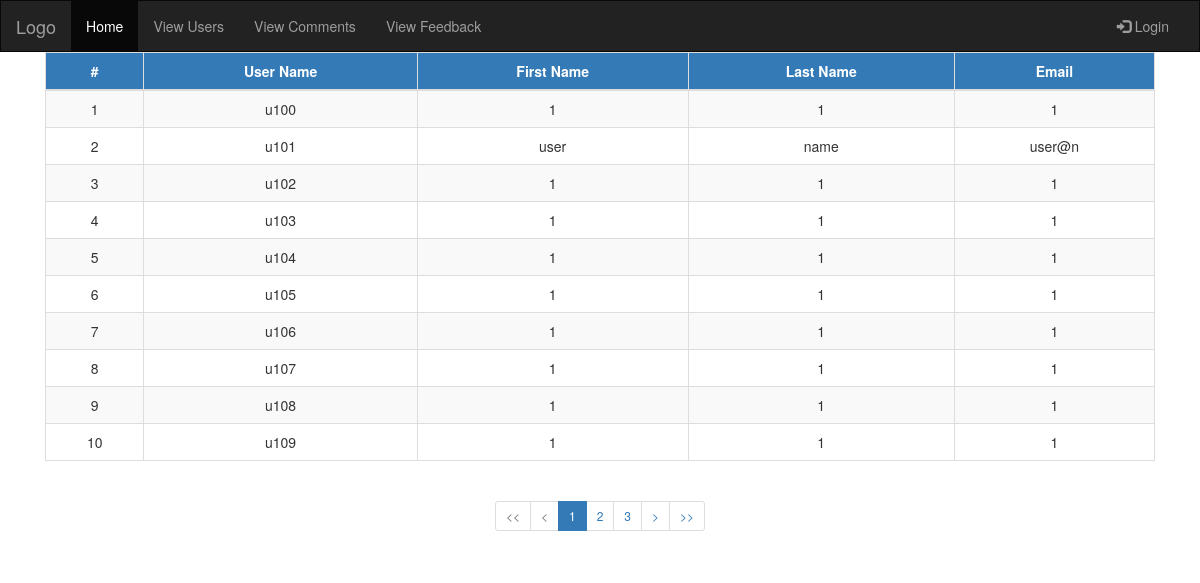
Screenshot of /admin/viewusers.php with the database file from the repository.
### tables this page shows
CREATE TABLE `users` (
  `username` varchar(15) NOT NULL,
  `uFname` varchar(15) NOT NULL,
  `uLname` varchar(15) NOT NULL,
  `uEmail` varchar(20) NOT NULL,
  `uContact` int(13) NOT NULL,
  `uPwd` varchar(16) NOT NULL
);

### admin/viewusers.php (the view, shortened to what this page needs)
<?php
 include_once '../include/sqlConnect.php';
?>
<!DOCTYPE html>
<html lang="en">
<head>
  <link rel="stylesheet" href="https://maxcdn.bootstrapcdn.com/bootstrap/3.3.7/css/bootstrap.min.css">
</head>
<body>
 <div class="my-nav"></div>
<div class="container-fluid text-center body-cont center">
                <table class="table table-bordered table-striped text-center">
                        <thead>
                            <tr>
                                <th  class = "text-center btn-primary">#</th>
                                <th class = "text-center btn-primary">User Name</th>
                                <th class = "text-center btn-primary">First Name</th>
                                <th class = "text-center btn-primary">Last Name</th>
                                <th class = "text-center btn-primary">Email</th>
                            </tr>
                        </thead>
                        <tbody>
				<?php
				$limit = 10;
				$adjacents = 2;
				$sql = "SELECT COUNT(*) 'total_rows' FROM `users`";
				$res = mysqli_fetch_object(mysqli_query($db, $sql));
				$total_rows = $res->total_rows;
				$total_pages = ceil($total_rows / $limit);
				if(isset($_GET['page']) && $_GET['page'] != "") {
					$page = $_GET['page'];
					$offset = $limit * ($page-1);
				} else {
					$page = 1;
					$offset = 0;
				}
				$query  = "select * from `users` limit $offset, $limit";
				$result = mysqli_query($db, $query);
				if(mysqli_num_rows($result) > 0) {
					while($row = mysqli_fetch_assoc($result)) {
                        echo "<tr>
                        <td>".($offset+1)."</td>
                        <td>".$row['username']."</td>
                        <td>".$row['uFname']."</td>
                        <td>".$row['uLname']."</td>
                        <td>".$row['uEmail']."</td>
                        </tr>";
                        $offset++;
					}
				}
				if($total_pages <= (1+($adjacents * 2))) {
					$start = 1;
					$end   = $total_pages;
				}
				?>
				 </tbody>
            </table>
				<?php if($total_pages > 1) { ?>
					<ul class="pagination pagination-sm justify-content-center">
						<li class='page-item <?php ($page <= 1 ? print 'disabled' : '')?>'>
							<a class='page-link' href='?page=1'>&lt;&lt;</a>
						</li>
						<li class='page-item <?php ($page <= 1 ? print 'disabled' : '')?>'>
							<a class='page-link' href='?page=<?php ($page>1 ? print($page-1) : print 1)?>'>&lt;</a>
						</li>
						<?php for($i=$start; $i<=$end; $i++) { ?>
						<li class='page-item <?php ($i == $page ? print 'active' : '')?>'>
							<a class='page-link' href='?page=<?php echo $i;?>'><?php echo $i;?></a>
						</li>
						<?php } ?>
						<li class='page-item <?php ($page >= $total_pages ? print 'disabled' : '')?>'>
							<a class='page-link' href='?page=<?php ($page < $total_pages ? print($page+1) : print $total_pages)?>'>&gt;</a>
						</li>
						<li class='page-item <?php ($page >= $total_pages ? print 'disabled' : '')?>'>
							<a class='page-link' href='?page=<?php echo $total_pages;?>'>&gt;&gt;</a>
						</li>
					</ul>
				<?php } ?>
</div>
</body>
</html>

### admin/viewusers.php (style rules this page uses)
.body-cont { margin-right : 30px; margin-left : 30px; }

### rows the page displays
users: username "u100", uFname "1", uLname "1", uEmail "1"
users: username "u101", uFname "user", uLname "name", uEmail "user@n"
users: username "u102", uFname "1", uLname "1", uEmail "1"
users: username "u103", uFname "1", uLname "1", uEmail "1"
users: username "u104", uFname "1", uLname "1", uEmail "1"
users: username "u105", uFname "1", uLname "1", uEmail "1"
users: username "u106", uFname "1", uLname "1", uEmail "1"
users: username "u107", uFname "1", uLname "1", uEmail "1"
users: username "u108", uFname "1", uLname "1", uEmail "1"
users: username "u109", uFname "1", uLname "1", uEmail "1"
